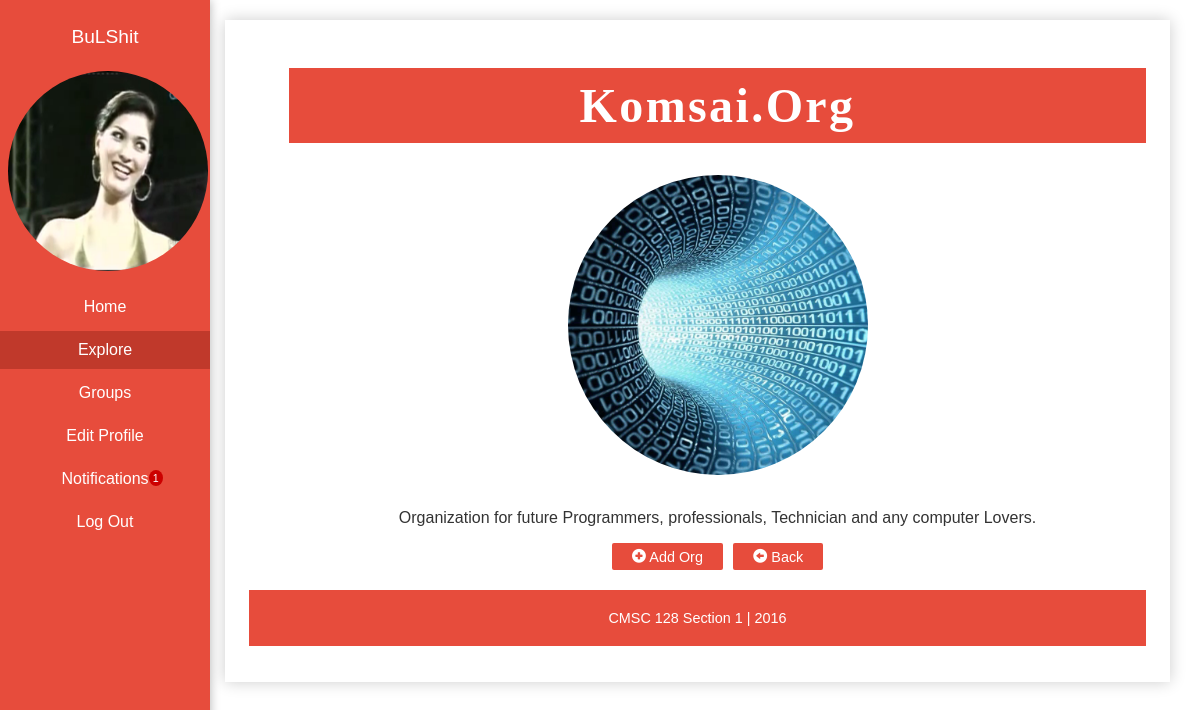
Page /html/view.php?org_id=3&org_type=14&id=1 (signed in) on the committed database.
### tables this page shows
CREATE TABLE `user` (
  `user_id` int(50) NOT NULL,
  `student_no` varchar(100) NOT NULL,
  `first_name` varchar(100) NOT NULL,
  `last_name` varchar(100) NOT NULL,
  `username` varchar(100) NOT NULL,
  `password` varchar(100) NOT NULL,
  `course` varchar(100) NOT NULL,
  `date_joined` date NOT NULL,
  `year_level` int(100) NOT NULL,
  `prof_pic` varchar(150) NOT NULL,
  `birthday` date NOT NULL,
  `email` varchar(60) NOT NULL
);

CREATE TABLE `orgs` (
  `org_id` int(100) NOT NULL,
  `org_name` varchar(100) NOT NULL,
  `description` text NOT NULL,
  `photo` varchar(100) NOT NULL
);

### html/view.php (the view, shortened to what this page needs)
<?php
	$connectdb = connection();
?>
<!DOCTYPE html>
<html lang="en">
	<head>
    	<link rel="stylesheet" type="text/css" href="../bootstrap/css/bootstrap.css">
		<link rel="stylesheet" type="text/css" href="../css/navigation.css">
	<link rel="stylesheet" type="text/css" href="../css/main.css">
		<link rel="stylesheet" type="text/css" href="../css/view.css">
	</head>
	<body>
	<div id="wrapper">
		<nav>
		<ul>
		<?php
			$current_id = $_SESSION['user_id'];
			$query2 = mysqli_query($connectdb, "select * from user where user_id = $current_id");
				while($current_user= mysqli_fetch_array($query2)){ ?>
				<li><a href = 'viewprofile.php?user_id=<?=$current_id?>' class="username"><?php echo $current_user['username'] ?></a></li>
				<li class="image"><a href = 'viewprofile.php?user_id=<?=$current_id?>'><img onerror="this.src = '../images/janina.PNG'" src="../images/<?php echo $current_user['prof_pic'] ?>"/></a></li><?php } ?>
				<li><a href="home.php">Home</a></li>
				<li><a class="active" href="explore.php">Explore</a></li>
				<li class="dropbtn"><a class="dropbtn" href="groups.php">Groups</a>
				</li>
				<li><a href="edit.php">Edit Profile</a></li>
				<li><a href="notif.php">Notifications
				<?php
					$notifnum = mysqli_query($connectdb,"select * from announcement, seen_announcement where announcement.announcement_id = seen_announcement.announcement_id and seen_announcement.seen = 'not_seen'and seen_announcement.user_id='".$current_id."'");
					$total2 = mysqli_num_rows($notifnum); ?>
					<span class="notif-count"><?php echo $total2 ?></span>
				</a></li>
				<li><a href="logout.php">Log Out</a></li>
			</ul>
		</nav>
		<div id="content">
			<div id="group_list">
				<ul id="see_group">
					<?php
						$id = $_GET['org_id'];
						$query3 = mysqli_query($connectdb, "SELECT org_name, photo, description from orgs WHERE org_id = $id");
						while(list($orgName, $photo, $des)=mysqli_fetch_array($query3)){ ?>
							<h1 class="title"><?=$orgName?></h1>
							<img onerror="this.src = '../images/janina.PNG'" id="imagev" src="<?=$photo?>"><br>
							<p><?=$des?></p>
						<?php }
						?>
						<div class="group-btn">
						<?php
						$query = "SELECT * FROM joined WHERE user_id = '".$_SESSION['user_id']."' AND org_id = '".$id."'";
						$result = mysqli_query($connectdb,$query);
						if(mysqli_num_rows($result)==0){
						?>
							<a class="buttoncustom" href="add.php?org_id=<?=$id?>" style="margin-right: 10px;color: white;"><span class="glyphicon glyphicon-plus-sign"></span> Add Org</a>
						<?php
						}
						?>
							<button onclick="history.go(-1);" style="color: white;"><span class="glyphicon glyphicon-circle-arrow-left"></span> Back </button>
						</div>
				</ul>
			</div>
			<footer>CMSC 128 Section 1 | 2016</footer>
		</div>
	</div>
	</body>
</html>

### css/navigation.css (style rules this page uses)
nav { background-color: #e74c3c; position: fixed; left: 0; top: 0; height: 100vh; width: 17.5vw; box-shadow: 0 0 10px rgba(0,0,0,0.3); z-index: 5; }
nav ul { padding: 0; list-style: none; }
nav li { margin: 5px 0; }
nav li a { color: white; font-family: Arial; text-decoration: none; padding: 10px 20px; display: block; text-align: center; transition: 0.2s; }
nav .username { font-size: 1.2em; }
nav li a.active { background-color: #c0392b!important; color: white!important; cursor: default; }
nav li.image a { padding: 0; }
nav img { margin: 5px 5px; height: 200px; width: 200px; border-radius: 50%; transition: 0.4s; border: 3px solid rgba(0,0,0,0); }
.notif-count { padding: 1% 2% 1% 2%; background: #cc0000; color: #ffffff; border-radius: 50%; -moz-border-radius: 50%; -webkit-border-radius: 50%; position: absolute; font-size: 67%; }
a.dropbtn + ul.dropdown-list a:hover, { background-color: #DDDEE1; color: #555; }

### css/main.css (style rules this page uses)
* { font-family: Arial; }
body { margin: 0; }
#content { min-height: 80vh; width: 78.75vw; margin: 20px 1.25vw 20px 18.75vw; background-color: white; box-shadow: 0 0 15px rgba(0,0,0,0.2); padding: 2vh 2vw; box-sizing: border-box; }
button, input[type=submit], input[type=button], .buttoncustom { background-color: #e74c3c; padding: 5px 20px; font-family: Arial; font-size: 0.9em; border: none; border-radius: 2px; color: white; cursor: pointer; transition: 0.2s; text-decoration: none; }
footer { background-color: #e74c3c; width: 100%; text-align: center; padding: 20px 0; margin: 20px 0; bottom: 0; left: 0; color: white; font-family: Arial; font-size: 0.9em; }
p { word-wrap: break-word; color: #333; }

### css/view.css (style rules this page uses)
#imagev { margin: auto; height: 300px; width: 300px; border-radius: 50%; display: block; object-fit: cover; object-position: center; }
p { text-align: center; }
.group-btn { display: flex; justify-content: center; }
h1.title { font-family: Chaparral; text-align: center; font-size: 3em; letter-spacing: 0.05em; padding: 10px; text-transform: capitalize; color: white; background-color: #e74c3c; }

### rows in the picture
user: username "BuLShit"
orgs: org_name "Komsai.Org", photo (picture), description "Organization for future Programmers, professionals, Technician and any computer Lovers."

### other values in the picture
$total2 "1"
